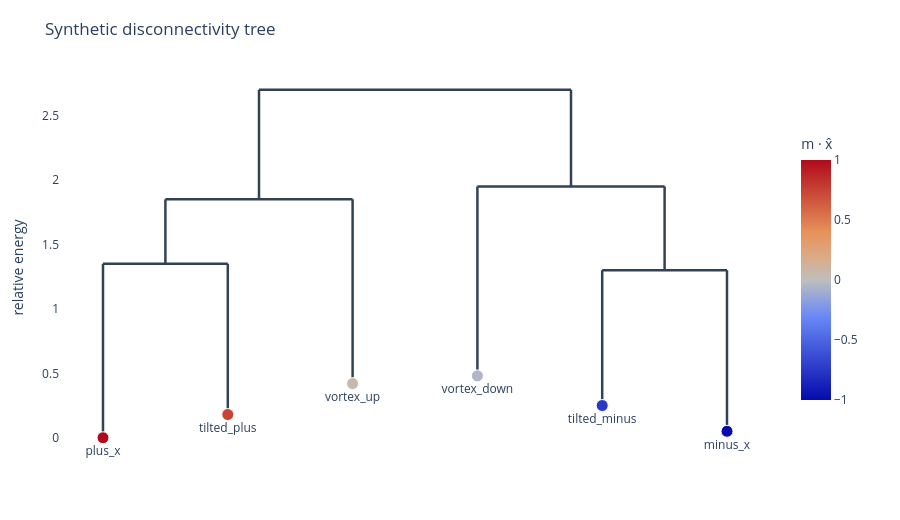

The cell this chart's notebook holds for it:
### Markdown cell above
## Disconnectivity Tree

The branch height records the saddle energy where two previously disconnected basins first become connected. This view is useful for seeing whether the transition matrix is controlled by one dominant bottleneck or by many comparable pathways.

### Code cell
function plot_disconnectivity_tree(landscape; title="Synthetic disconnectivity tree")
    tree = disconnectivity_tree(landscape)
    layout = tree_layout(tree)
    xs = Float64[]
    ys = Float64[]
    for segment in layout.segments
        append!(xs, [segment.x0, segment.x1, NaN])
        append!(ys, [Float64(segment.y0), Float64(segment.y1), NaN])
    end

    minimum_by_id = Dict(m.id => m for m in landscape.minima)
    leaf_ids = leaf_order(tree)
    leaf_x = [layout.leaf_positions[id] for id in leaf_ids]
    leaf_y = [minimum_by_id[id].energy for id in leaf_ids]
    polarity = [dot(minimum_by_id[id].metadata[:moment], [1.0, 0.0, 0.0]) for id in leaf_ids]
    hover = ["$(id)<br>E=$(round(minimum_by_id[id].energy; digits=3))<br>m=$(round.(minimum_by_id[id].metadata[:moment]; digits=2))" for id in leaf_ids]

    traces = [
        scatter(x=xs, y=ys, mode="lines", line=attr(color="#334155", width=2.5), hoverinfo="skip", showlegend=false, name="branches"),
        scatter(x=leaf_x, y=leaf_y, mode="markers+text", text=String.(leaf_ids), textposition="bottom center",
            marker=attr(size=12, color=polarity, colorscale="RdBu", cmin=-1, cmax=1,
                colorbar=attr(title="m · x̂", x=1.03, xanchor="left", len=0.72), line=attr(color="white", width=1)),
            hovertext=hover, hoverinfo="text", showlegend=false, name="minima"),
    ]
    show_plotly(Plot(traces, Layout(title=title, xaxis=attr(visible=false), yaxis=attr(title="relative energy"),
        width=900, height=520, showlegend=false, margin=attr(l=60, r=130, t=70, b=55),
        plot_bgcolor="white", paper_bgcolor="white")))
end

plot_disconnectivity_tree(landscape)

### Figure 1 — Plotly figure (JSON) as saved in the notebook; plotly's stock layout.template omitted (floating-point values rounded to 4 significant figures)
{"data": [{"hoverinfo": "skip", "line": {"color": "#334155", "width": 2.5}, "mode": "lines", "name": "branches", "showlegend": false, "type": "scatter", "x": [1.25, 3.75, null, 1.25, 1.25, null, 0.5, 2, null, 0.5, 0.5, null, 0, 1, null, 0, 0, null, 1, 1, null, 2, 2, null, 3.75, 3.75, null, 3, 4.5, null, 3, 3, null, 4.5, 4.5, null, 4, 5, null, 4, 4, null, 5, 5, null], "y": [2.7, 2.7, null, 1.85, 2.7, null, 1.85, 1.85, null, 1.35, 1.85, null, 1.35, 1.35, null, 0, 1.35, null, 0.18, 1.35, null, 0.42, 1.85, null, 1.95, 2.7, null, 1.95, 1.95, null, 0.48, 1.95, null, 1.3, 1.95, null, 1.3, 1.3, null, 0.25, 1.3, null, 0.05, 1.3, null]}, {"hoverinfo": "text", "hovertext": ["plus_x<br>E=0.0<br>m=[1.0, 0.05, 0.0]", "tilted_plus<br>E=0.18<br>m=[0.75, 0.45, 0.1]", "vortex_up<br>E=0.42<br>m=[0.05, 0.05, 0.55]", "vortex_down<br>E=0.48<br>m=[-0.05, 0.02, -0.55]", "tilted_minus<br>E=0.25<br>m=[-0.75, -0.35, -0.08]", "minus_x<br>E=0.05<br>m=[-1.0, -0.03, 0.0]"], "marker": {"cmax": 1, "cmin": -1, "color": [1, 0.75, 0.05, -0.05, -0.75, -1], "colorbar": {"len": 0.72, "title": "m · x̂", "x": 1.03, "xanchor": "left"}, "colorscale": "RdBu", "line": {"color": "white", "width": 1}, "size": 12}, "mode": "markers+text", "name": "minima", "showlegend": false, "text": ["plus_x", "tilted_plus", "vortex_up", "vortex_down", "tilted_minus", "minus_x"], "textposition": "bottom center", "type": "scatter", "x": [0, 1, 2, 3, 4, 5], "y": [0, 0.18, 0.42, 0.48, 0.25, 0.05]}], "layout": {"height": 520, "margin": {"b": 55, "l": 60, "r": 130, "t": 70}, "paper_bgcolor": "white", "plot_bgcolor": "white", "showlegend": false, "title": "Synthetic disconnectivity tree", "width": 900, "xaxis": {"visible": false}, "yaxis": {"title": "relative energy"}}}
